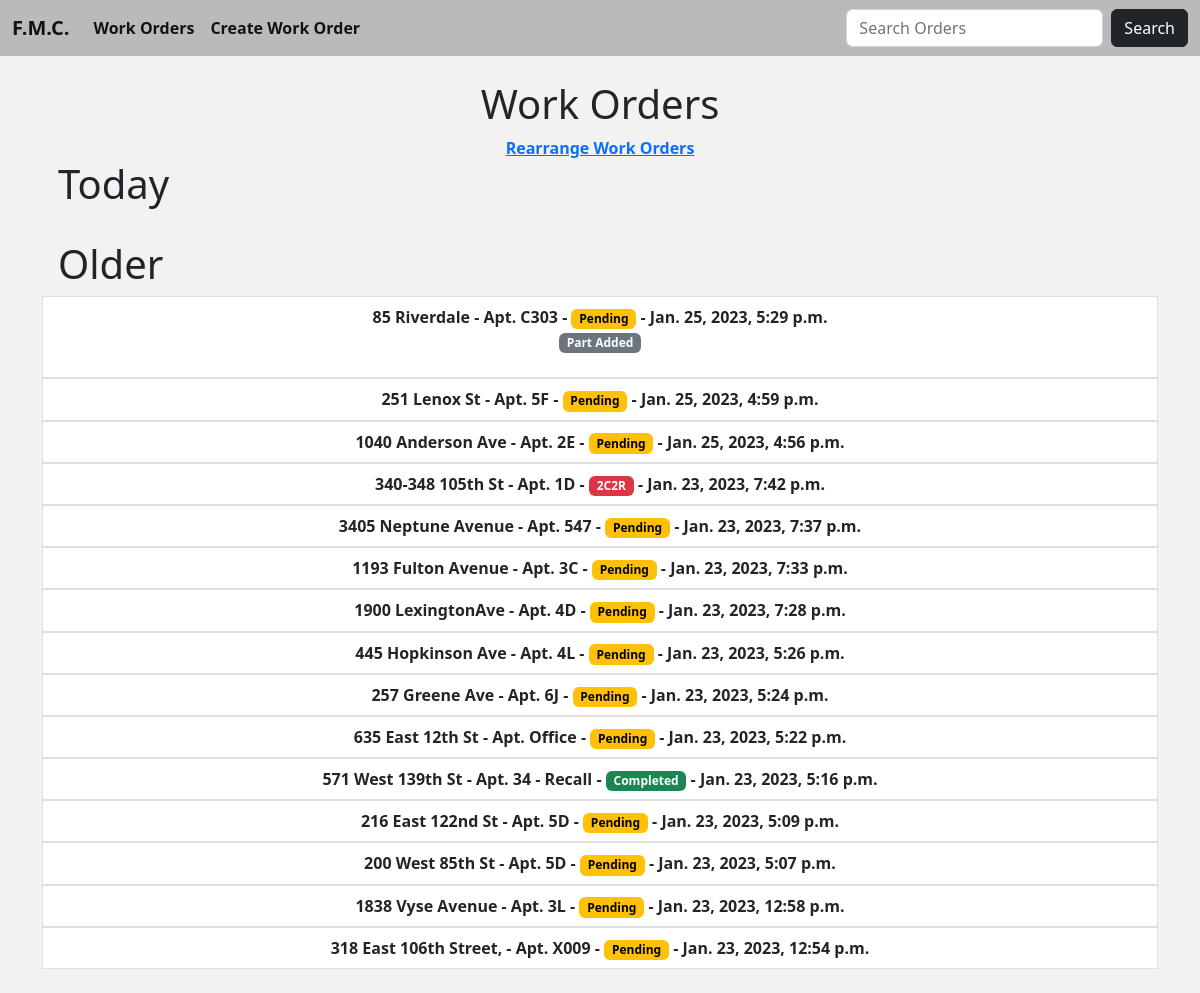
/, run on an earlier commit of the app's database.
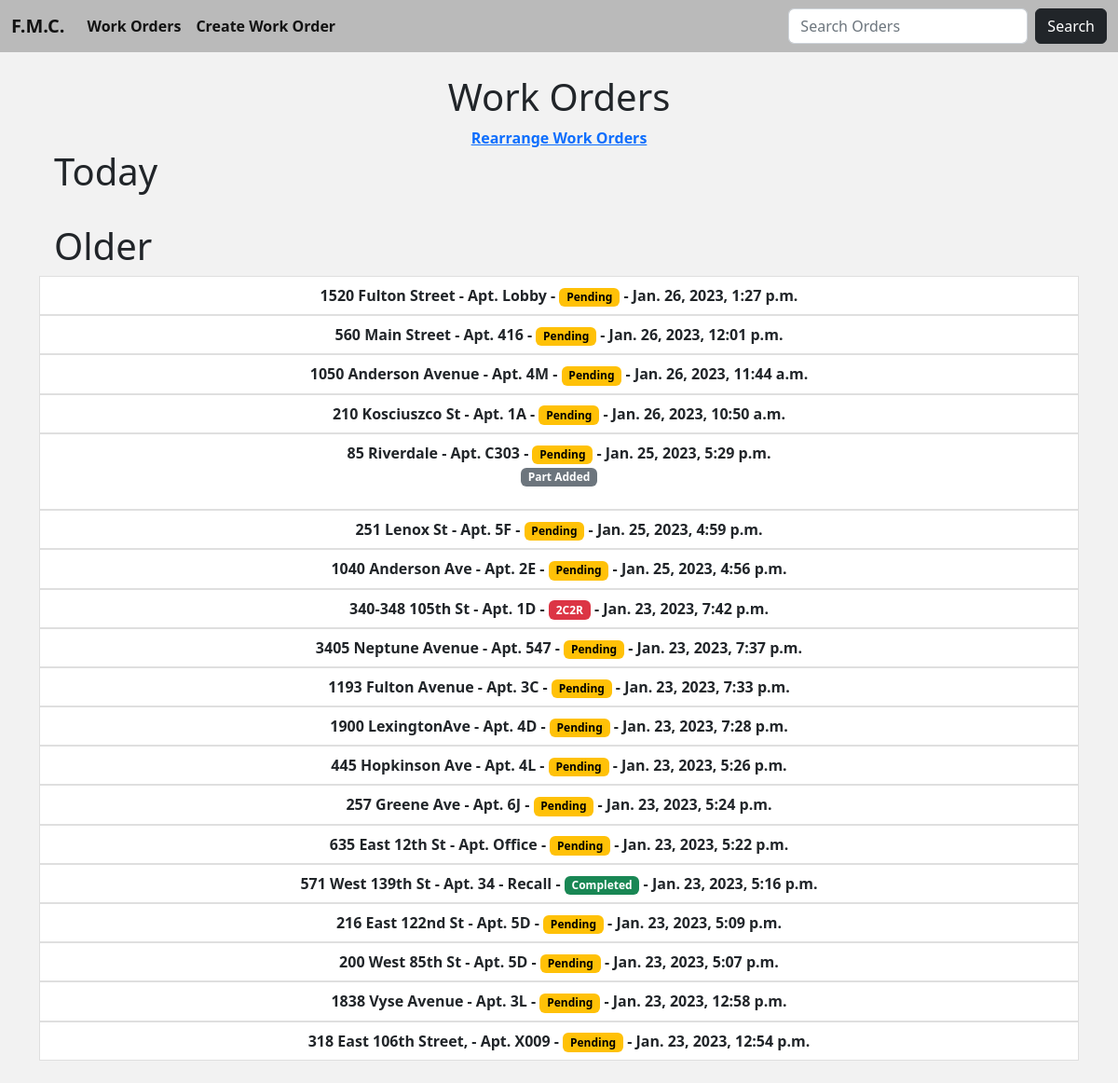
And on a later commit of the database.
### fmc/models.py (models this page shows, shortened)
class Work(models.Model):
    company = models.CharField('Management Company', max_length=64, blank=True)
    address = models.CharField(max_length=64)
    apartment = models.CharField(max_length=64)
    city = models.CharField(max_length=64, null=True)
    zip_code = models.IntegerField('Zip Code', null=True, blank=True)
    state = models.CharField(max_length=12, choices=STATE_CHOICES, default='NEW YORK')
    appliance = models.CharField(max_length=64)
    phone = models.CharField('Phone Number', max_length=64, null=True, blank=True)
    comments = models.CharField('Description', max_length=64, null=True, blank=True)
    private = models.CharField(max_length=12, choices=PRIVATE_CHOICES, default='')
    status = models.CharField(max_length=12, choices=STATUS_CHOICES, default='Pending')
    date_added = models.DateTimeField(auto_now_add=True, null=True)
    logo = models.ImageField(null=True, blank=True)
    requested = models.DateField(null=True, blank=True)

### fmc/views.py (the view)
# urls.py: path('', WorkOrders.as_view(), name='work-orders'),
class WorkOrders(ListView):
    model = Work
    template_name = 'work_orders.html'
    ordering = ['-date_added']

### fmc/templates/work_orders.html (shortened to what this page needs)
{% extends 'index.html' %}
{% block body %}
    <div class="container">
        <center>
            <h1>Work Orders</h1>
            <a href="{% url 'work-orders-rearrange' %}"><strong>Rearrange Work Orders</strong></a>
        </center>
    </div>
    <h1 class="ps-3">Today</h1>
    <h1 class="ps-3">Older</h1>
<div class="list-group">
    {% for work_orders in object_list %}
        {% if work_orders.date_added.day != work_orders.date_added.now.day %}
            <center>
                <a href="{% url 'work-order-details' work_orders.pk %}" class="list-group-item list-group-item-action"><strong>{{ work_orders.address }} - Apt. {{ work_orders.apartment }} -
                    {% if work_orders.status == 'Pending' %}
                        <span class="badge text-bg-warning">{{ work_orders.status }}</span></strong>
                    {% elif work_orders.status == '2C2R' %}
                        <span class="badge text-bg-danger">{{ work_orders.status }}</span></strong>
                    {% else %}
                        <span class="badge text-bg-success">{{ work_orders.status }}</span></strong>
                    {% endif %}
                    <strong>- {{ work_orders.date_added }} </strong>
                    {% if work_orders.address_appliances.all %}
                       <p class="text-primary"><span class="badge bg-secondary">Part Added</span></p>
                    {% endif %}
                </a>
            </center>
        {% endif %}
    {% endfor %}
</div>
{% endblock %}

What changed in the data, as far as the page shows it:
added Work: address "1520 Fulton Street", apartment "Lobby", status "Pending", date_added "Jan. 26, 2023, 1:27 p.m."
added Work: address "560 Main Street", apartment "416", status "Pending", date_added "Jan. 26, 2023, 12:01 p.m."
added Work: address "1050 Anderson Avenue", apartment "4M", status "Pending", date_added "Jan. 26, 2023, 11:44 a.m."
added Work: address "210 Kosciuszco St", apartment "1A", status "Pending", date_added "Jan. 26, 2023, 10:50 a.m."
